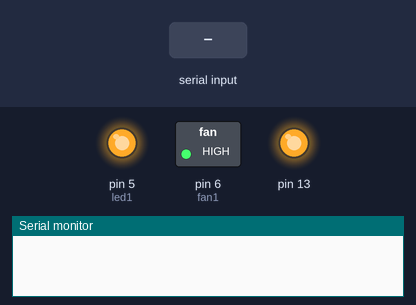
This sketch was run on a simulated Arduino Uno, built with avr-gcc and run on an emulated ATmega328P. Parts: switched loads named in the sketch (green lamp = pin HIGH), output pins drawn as LEDs (lit = HIGH), the last lines printed to the serial monitor. Inputs (shaded band) come from the test bench. The modem accepts every AT command (registered, SIM ready, sends succeed) and sends nothing else.

Above: at 0.8 s.
0.9 s: "1" received over the second serial link
At 25.1 s:
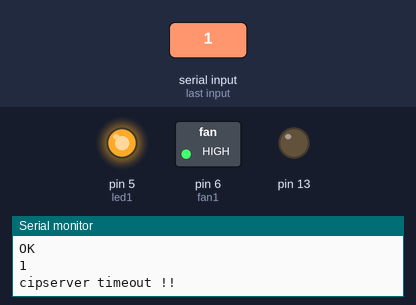
Timing chart, 0 to 25.4 s (numbered marks = the images above; inputs shaded):
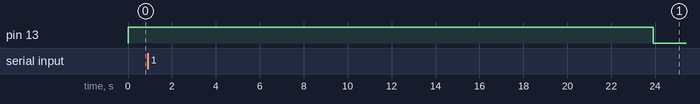

The sketch:

probotv5.ino
```cpp
#include <SoftwareSerial.h>
//ground ka side wala rx h
//aur software serial esp(9,10) mei humesha 10 pin rx se connect hogi esp k
SoftwareSerial esp(9,10);
int c=0;
int global=1000;


int led1 = 5;
int fan1 = 6;

void l_on() {
  digitalWrite (led1, HIGH);

}

void l_off() {
  digitalWrite (led1, LOW);
 }

void f_on(){
    digitalWrite (fan1, HIGH);
}

void f_off() {
  digitalWrite (fan1, LOW);
 }


void setup() {
  Serial.begin(115200);
  esp.begin(115200);

   pinMode(led1, OUTPUT);
  digitalWrite (led1, HIGH);
   pinMode(fan1, OUTPUT);
  digitalWrite (fan1, HIGH);
   pinMode(13, OUTPUT);
   digitalWrite (13, HIGH);

  esp.flush();


  connect_wifi();
  cipmux();
  cipserver();
  digitalWrite (13, LOW);
//  domain();
//  send_data();
//  domain();
//  check_data();
  }

void loop() {

   if(c==global){
    digitalWrite (13, HIGH);
    connect_wifi();
    cipmux();
    cipserver();
    c=0;
    digitalWrite (13, LOW);
   }

   c=0;
  esp.flush();

String got_ip=esp.readString();
Serial.println(got_ip);

String lon="380";
String loff="381";
String fon="382";
String foff="383";

if(got_ip.indexOf(lon)!=-1){
Serial.println("LIGHTS ONNNNNNNNN");
l_on();
}
if(got_ip.indexOf(loff)!=-1){
Serial.println("LIGHTS OFFFFFFF");
l_off();
}
if(got_ip.indexOf(fon)!=-1){
Serial.println("FAN ONNNNNNNNN");
f_on();
}
if(got_ip.indexOf(foff)!=-1){
Serial.println("FAN OFFFFF");
f_off();
}


esp.flush();

c++;

  }

void connect_wifi(){
  c=0;
  esp.flush();
  esp.print("AT+CWJAP=\"shubham jain\",\"shubham123\"\r\n");

  while(!esp.find("CONNECTED"))
  {
    c++;
    if(c>=20){
      break;
    }
  }
String got_ip=esp.readString();
Serial.println(got_ip);

if(c>=20)
Serial.println("connect_wifi_timeout");

esp.flush();

}


void cipmux(){

c=0;
  esp.flush();
  esp.print("AT+CIPMUX=1\r\n");

  while(!esp.find("OK"))
  {
    c++;
    if(c>=20){
      break;
    }
  }
String got_ip=esp.readString();
Serial.println(got_ip);

if(c>=20)
Serial.println("cipmux timeout !!");

esp.flush();


}


void cipserver(){

c=0;
  esp.flush();
  esp.print("AT+CIPSERVER=1,80\r\n");

  while(!esp.find("OK")|| !esp.find("no"))
  {
    c++;
    if(c>=20){
      break;
    }
  }
String got_ip=esp.readString();
Serial.println(got_ip);

if(c>=20)
Serial.println("cipserver timeout !!");

esp.flush();


}


void domain(){

  esp.flush();
  esp.print("AT+CIPSTART=\"TCP\",\"locateurfamily.com\",80\r\n");
c=0;

  while(!esp.find("CONNECT")){
    c++;
    if(c>=20){
      break;
    }
  }

String j=esp.readString();
Serial.println(j);

if(c>=20)
Serial.println("timeout-2!");

esp.flush();}

void send_data(){

 c=0;
 esp.flush();
String send_wifi="GET http://locateurfamily.com/arduino1.php?temperature=80&humidity=70 HTTP/1.0\r\n\r\n";

 esp.print("AT+CIPSEND="+(String)send_wifi.length()+"\r\n");

 while(!esp.find("OK")){
  c++;
  if(c>=20){
    Serial.println("timeout-3a!");
    break;
  }
 }
 String k=esp.readString();
 Serial.println(k);
 esp.flush();

 int d=0;
 esp.print(send_wifi);

 while(!esp.find("IPD")){
  d++;
  if(d>=20){
    Serial.println("timeout-3b!");
    break;
  }
 }

 String m=esp.readString();
 Serial.println(m);
 esp.flush();

 }

void check_data(){
c=0;
esp.flush();

String check="GET http://locateurfamily.com/Home.php HTTP/1.0\r\n\r\n";
   esp.print("AT+CIPSEND="+(String)check.length()+"\r\n");

 while(!esp.find("OK")){
  c++;
  if(c>=20){
    Serial.println("timeout-4a!");
    break;
  }
 }
 String p=esp.readString();
 Serial.println(p);

 esp.flush();

 int d=0;
 esp.print(check);

 while(!esp.find("IPD")){
  d++;
  if(d>=20){
    Serial.println("timeout-4b!");
    break;
  }
 }

 String q=esp.readString();
 Serial.println(q);
 Serial.println(q.length());
 esp.flush();

 }
```

Measured:
- after the input at 0.9 s, pin 13: HIGH → LOW after 23.0 s instead of 22.1 s
